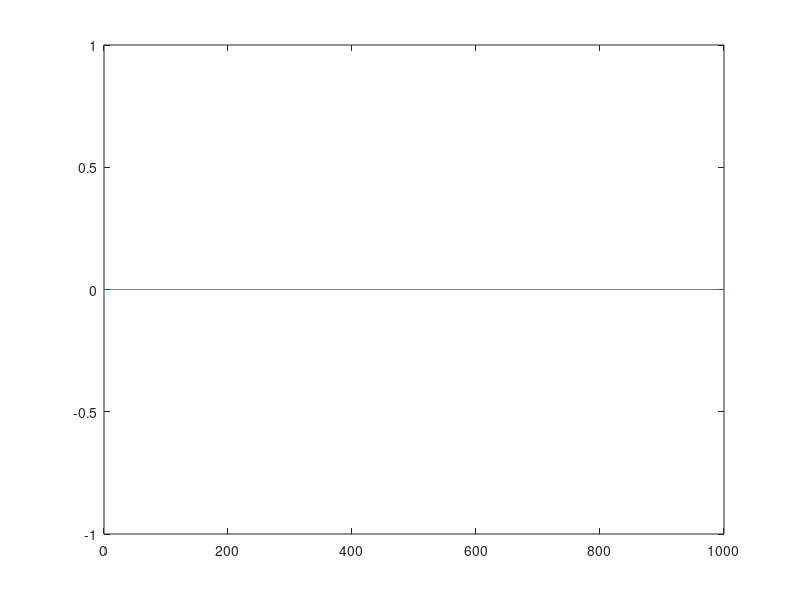
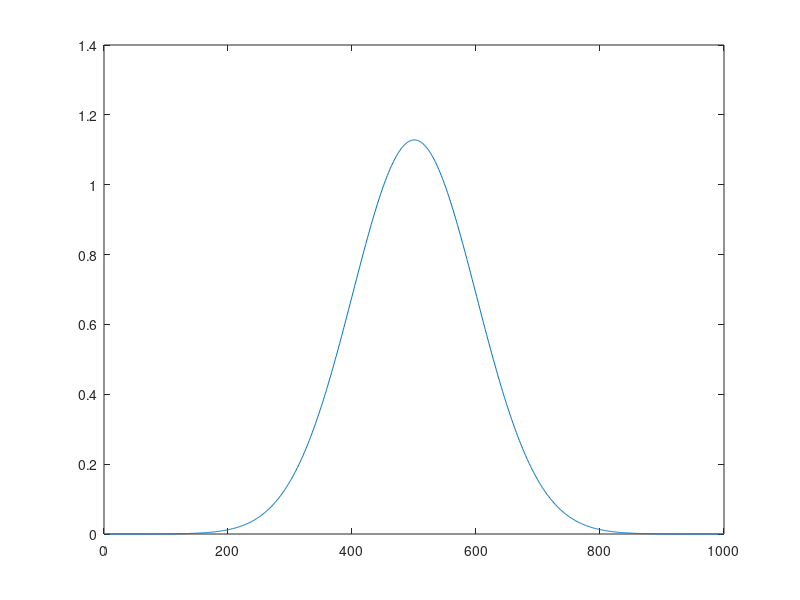

These charts were generated, in order, by the following MATLAB code: (Note: this script raises an error after producing the figures.)
clc; clear all; close all
L = 50; % Spatial length
t_start = 0.0; t_end = 1;
rho_start = 0; rho_end = L; % 1200 for discrete time
Time = 1; % Time length
a = 0; c = 0; % boundary conditions
n = 999; % spaces in spatial length (grid points = n + 1)
m = 1000; % timesteps

t = linspace(t_start,t_end,m);
rho = linspace(rho_start,rho_end,n+1)'; %TODO check how you define the grid
drho = rho(2) - rho(1);
dt = t(2) - t(1); Fs = 1/dt;
T0 = zeros(n+1,1);
T0(end) = c;
T = zeros(n+1,m);

s = 2/3 * dt / (drho)^3
%%
figure(1)
plot(T0)

% Input
sigma = 5; mu = L/2; K = 10;
Pdep = K * 1/(sigma*sqrt(pi))*exp(-(1/2)*(rho-mu).^2/sigma.^2);
figure(2)
plot(Pdep)

u = sin(2*pi*2*t) + 0.3*sin(2*pi*7*t) + 0.5*sin(2*pi*14*t);

% Initialize Tmperature elements
Told = T0;
T(:,1) = T0;

for j = 2:m % loop thorugh time steps
    T(:,j) = Newton_alg(Told,a,c,drho,dt,Pdep,u(j));
    T(:,j) = T(:,j) ; % Should introduce in Newton?
    Told = T(:,j);
end

figure(3);
h = surf(t,rho,T)
set(h,'LineStyle','none')
xlabel('t ')
ylabel('\rho')
zlabel('T(x,t)')

%%               
S = T(100,:);
Y = fft(S);
P2 = abs(Y/m);
P1 = P2(1:m/2+1);
P1(2:end-1) = 2*P1(2:end-1);

f = Fs*(0:(m/2))/m;
figure(4)
stem(f(1:20),P1(1:20)) 
title('Single-Sided Amplitude Spectrum of S(t)')
xlabel('f (Hz)')
ylabel('|P1(f)|')
